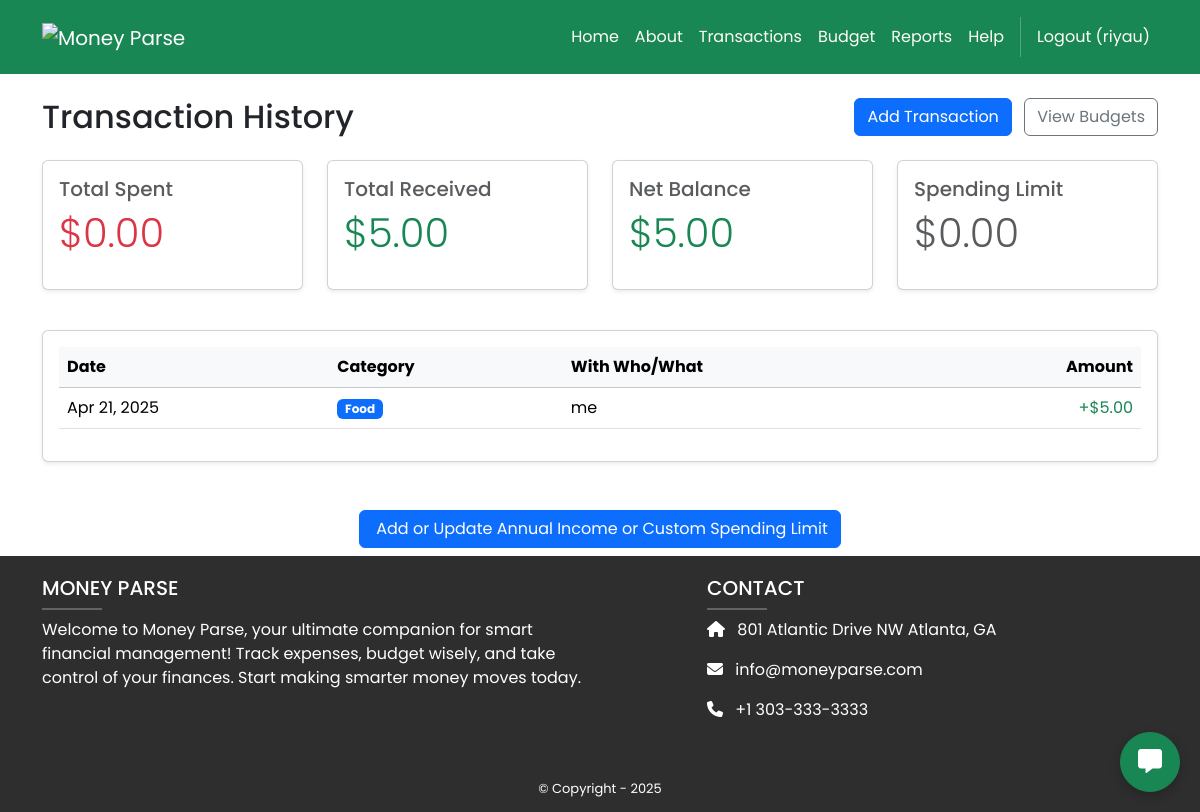
The app's page /finances/transactions-display (signed in), older data.
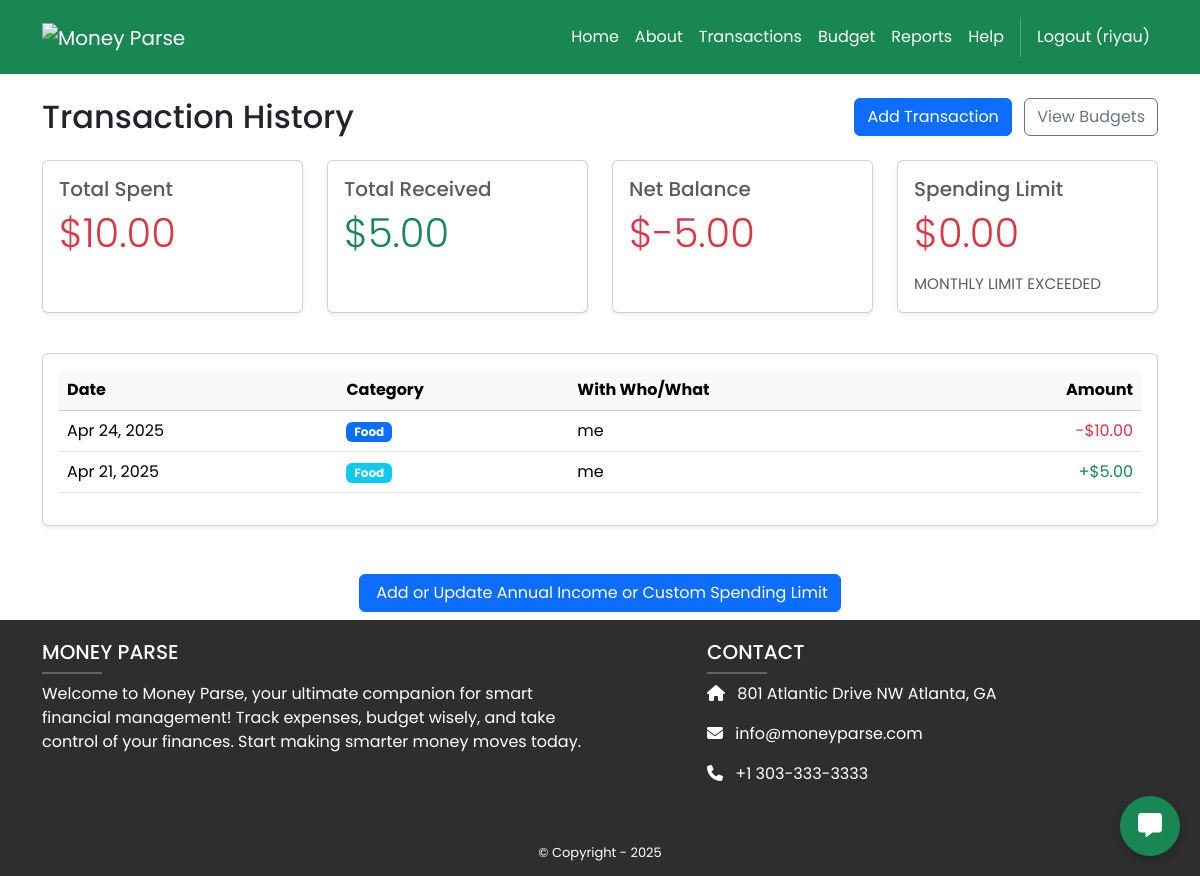
The same page, newer data.
### finances/models.py (models this page shows, shortened)
class Transaction(models.Model):
    user = models.ForeignKey(User, on_delete=models.CASCADE)
    type = models.BooleanField(default=False)
    amount = models.DecimalField(max_digits=10, decimal_places=2)
    category = models.CharField(max_length=100)
    with_who_or_what = models.CharField(max_length=100, blank=True)
    date = models.DateField()

### finances/views.py (the view)
# urls.py: path('transactions-display', views.transactions_display, name="finances.transactions_display"),
@login_required
def transactions_display(request):
    annual_income = Income.objects.filter(user=request.user).aggregate(Sum('amount'))['amount__sum'] or Decimal("0.00")
    monthly_budgeted_income = (annual_income / 12).quantize(Decimal('0.01')) if annual_income else Decimal("0.00")
    transactions = Transaction.objects.filter(user=request.user).order_by('-date')
    total_spent = sum(t.amount for t in transactions if not t.type)
    total_income = sum(t.amount for t in transactions if t.type)
    net_balance = total_income - total_spent
    spending_limit = monthly_budgeted_income
    return render(request, 'finances/transactions_display.html', {
        'transactions': transactions,
        'total_spent': total_spent,
        'total_income': total_income,
        'net_balance': net_balance,
        'annual_income': annual_income,
        'monthly_budgeted_income': monthly_budgeted_income,
        'spending_limit': spending_limit,
    })

### finances/templates/finances/transactions_display.html (shortened to what this page needs)
{% extends 'base.html' %}
{% load static %}
{% block content %}
<div class="container mt-4">
    <div class="d-flex justify-content-between align-items-center mb-4">
        <h2 class="mb-0">
             Transaction History
        </h2>
        <div>
            <a href="{% url 'finances.transactions' %}" class="btn btn-primary me-2">
                 Add Transaction
            </a>
            <a href="{% url 'finances.budget' %}" class="btn btn-outline-secondary">
                 View Budgets
            </a>
        </div>
    </div>
    <div class="row mb-4">
        <div class="col-md-3 mb-3">
            <div class="card h-100 shadow-sm">
                <div class="card-body">
                    <h5 class="card-title text-muted">Total Spent</h5>
                    <p class="display-6 text-danger">${{ total_spent|floatformat:2 }}</p>
                </div>
            </div>
        </div>
        <div class="col-md-3 mb-3">
            <div class="card h-100 shadow-sm">
                <div class="card-body">
                    <h5 class="card-title text-muted">Total Received</h5>
                    <p class="display-6 text-success">${{ total_income|floatformat:2 }}</p>
                </div>
            </div>
        </div>
        <div class="col-md-3 mb-3">
            <div class="card h-100 shadow-sm">
                <div class="card-body">
                    <h5 class="card-title text-muted">Net Balance</h5>
                    <p class="display-6 {% if net_balance >= 0 %}text-success{% else %}text-danger{% endif %}">
                        ${{ net_balance|floatformat:2 }}
                    </p>
                </div>
            </div>
        </div>
        <div class="col-md-3 mb-3">
            <div class="card h-100 shadow-sm">
                <div class="card-body">
                    <h5 class="card-title text-muted">Spending Limit</h5>
                    <p class="display-6 {% if total_spent > spending_limit %}text-danger{% else %}text-muted{% endif %}">
                        ${{ spending_limit|floatformat:2 }}
                    </p>
                    {% if total_spent > spending_limit %}
                    <p class="text-muted mb-0 text-danger" style="font-size: 0.95rem;">
                        MONTHLY LIMIT EXCEEDED
                    </p>
                    {% endif %}
                </div>
            </div>
        </div>
    </div>
    <div class="card shadow-sm mb-4">
        <div class="card-body">
            <div class="table-responsive">
                <table class="table table-hover align-middle">
                    <thead class="table-light">
                        <tr>
                            <th> Date</th>
                            <th> Category</th>
                            <th> With Who/What</th>
                            <th class="text-end"> Amount</th>
                        </tr>
                    </thead>
                    <tbody>
                        {% for t in transactions %}
                        <tr>
                            <td>{{ t.date|date:"M d, Y" }}</td>
                            <td>
                                <span class="badge bg-{% cycle 'primary' 'info' 'warning' 'success' as category_color %}">
                                    {{ t.category }}
                                </span>
                            </td>
                            <td>{{ t.with_who_or_what|default:"-" }}</td>
                            <td class="text-end {% if t.type %}text-success{% else %}text-danger{% endif %}">
                                {% if t.type %}+{% else %}-{% endif %}${{ t.amount|floatformat:2 }}
                            </td>
                        </tr>
                        {% endfor %}
                    </tbody>
                </table>
            </div>
        </div>
    </div>
    <div class="text-center mt-5">
        <a href="{% url 'finances.income' %}" class="btn btn-primary mb-2">
             Add or Update Annual Income or Custom Spending Limit
        </a>
    </div>
</div>
{% endblock %}

### MoneyParse/templates/base.html (shortened to what this page needs)
<!DOCTYPE html>
<html>
  {% load static %}
  <head>
    <link href="https://cdn.jsdelivr.net/npm/bootstrap@5.3.3/dist/css/bootstrap.min.css" rel="stylesheet">
    <link rel="stylesheet" href="https://cdnjs.cloudflare.com/ajax/libs/font-awesome/6.1.1/css/all.min.css">
    <link rel="stylesheet" type="text/css" href="{% static 'css/style.css' %}">
  </head>
  <body>
  <div class="d-flex flex-column min-vh-100">
    <nav class="p-3 navbar navbar-dark bg-success navbar-expand-lg">
      <div class="container">
        <a class="navbar-brand" href="#">
          <img src="{% static 'image/logo.png' %}" alt="Money Parse" style="height: 100%; max-height: 60px;">
        </a>
        <div class="collapse navbar-collapse" id="navbarNavAltMarkup">
          <div class="navbar-nav ms-auto navbar-ml">
            <a class="nav-link" href="{% url 'home.index' %}">Home</a>
            <a class="nav-link" href="{% url 'home.about' %}">About</a>
            <a class="nav-link" href="{% url 'finances.transactions_display' %}">Transactions</a>
            <a class="nav-link" href="{% url 'finances.budget' %}">Budget</a>
            <a class="nav-link" href="{% url 'finances.reports' %}">Reports</a>
            <a class="nav-link" href="{% url 'finances.profile' %}">Help</a>
            {% if user.is_authenticated %}
            <a class="nav-link" href="{% url 'accounts.logout' %}">Logout ({{ user.username }})</a>
            {% else %}
            <a class="nav-link" href="{% url 'accounts.login' %}">Login</a>
            <a class="nav-link" href="{% url 'accounts.signup' %}">Sign Up</a>
            {% endif %}
          </div>
        </div>
      </div>
    </nav>
    <div class = "flex-grow-1">
      {% block content %}
      {% endblock content %}
    </div>
    <section class="py-1 ms-footer-bottom bg-dark text-white">
      <div class="container">
        <div class="row mt-3">
          <div class="col-md-6 mb-4">
            <h5 class="text-uppercase">MONEY PARSE</h5>
            <hr class="mb-2 mt-0" style="width: 60px; background-color: #ffffff; height: 2px" />
            <p>
              Welcome to Money Parse, your ultimate
              companion for smart financial management!
              Track expenses, budget wisely, and
              take control of your finances. Start making
              smarter money moves today.
            </p>
          </div>
          <div class="col-md-5 offset-md-1 mb-4">
            <h5 class="text-uppercase">CONTACT</h5>
            <hr class="mb-2 mt-0" style="width: 60px; background-color: #ffffff; height: 2px" />
            <p><i class="fas fa-home me-2"></i> 801 Atlantic Drive NW Atlanta, GA</p>
            <p><i class="fas fa-envelope me-2"></i> info@moneyparse.com</p>
            <p><i class="fas fa-phone me-2"></i> +1 303-333-3333</p>
          </div>
        </div>
      </div>
    </section>
    <section class="py-1 ms-footer-bottom bg-dark text-white">
      <div class="container text-center">
        <span>© Copyright - 2025</span>
      </div>
    </section>
  </div>
    {% if user.is_authenticated %}
    <button id="chatbotToggle" class="btn btn-success rounded-circle" style="position: fixed; bottom: 20px; right: 20px; z-index: 1050;">
      <i class="fas fa-comment-alt"></i>
    </button>
    {% endif %}
  </body>
</html>

### MoneyParse/static/css/style.css (style rules this page uses)
.navbar a.nav-link { color: #FFFEF6 !important; }
.bg-dark { background-color: #2E2E2E !important; }
.ms-footer-bottom span { font-size: 13px; line-height: 38px; }
html, body { font-family: 'Poppins', sans-serif; }

### MoneyParse/templates/base.html (style rules this page uses)
#chatbotToggle { width: 60px; height: 60px; font-size: 24px; box-shadow: 0 4px 12px rgba(0,0,0,0.2); }
html, body { margin: 0; padding: 0; height: 100%; overflow-y: auto; overscroll-behavior: contain; }
.min-vh-100 { min-height: 100vh; }
.flex-grow-1 { flex: 1 1 auto; }

Row changes from the older to the newer data that the page shows:
added Transaction: date "Apr 24, 2025", category "Food", with_who_or_what "me", amount "10.00", type False (drawn)
Text that changed along with them:
{{ total_spent|floatformat:2 }}: "0.00" → "10.00"
{{ net_balance|floatformat:2 }}: "5.00" → "-5.00"
text now shown: "MONTHLY LIMIT EXCEEDED"
